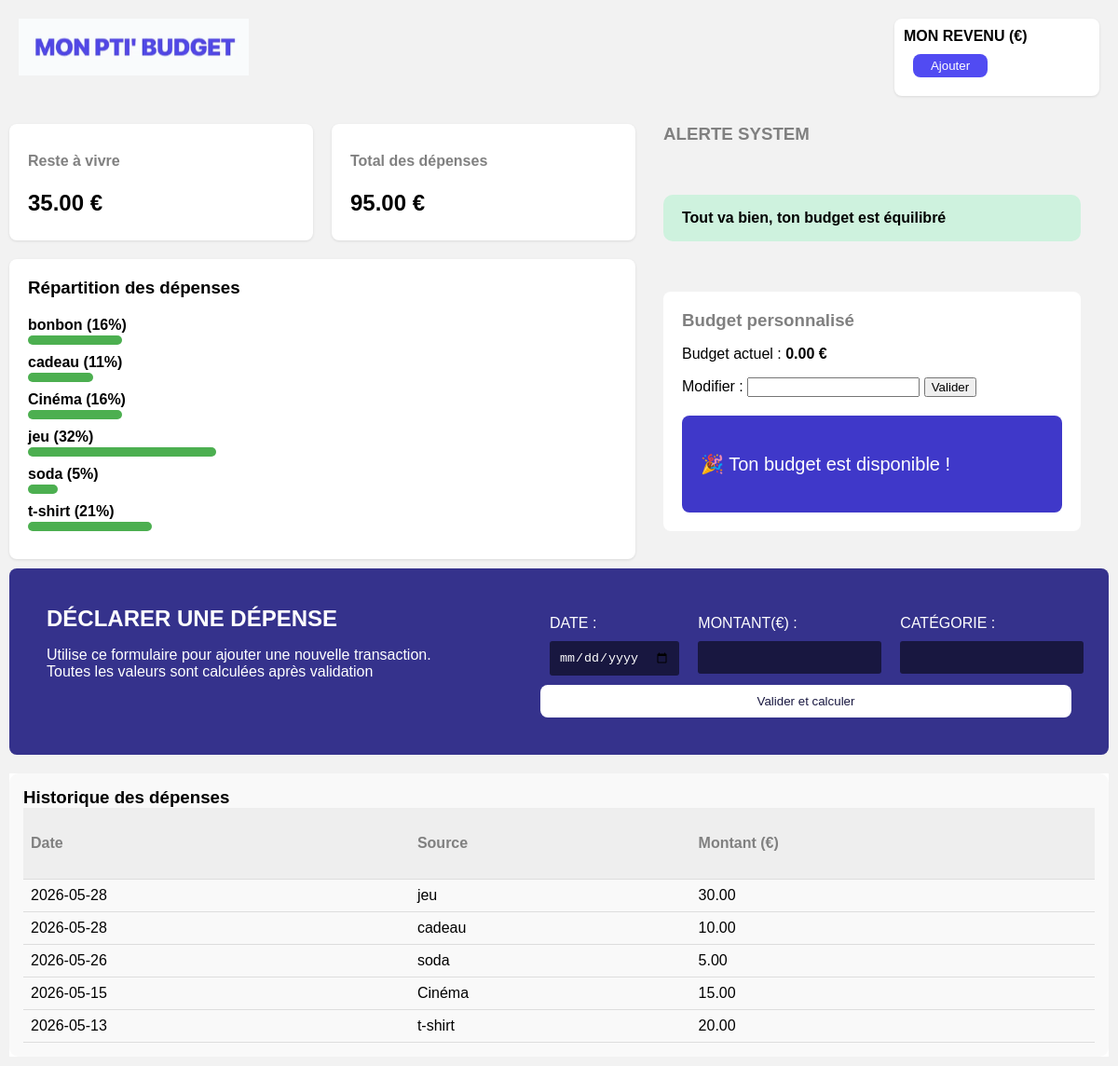
/index.php (signed in), run on the app's committed database.
### tables this page shows
CREATE TABLE IF NOT EXISTS `users` (
  `id` int NOT NULL AUTO_INCREMENT,
  `email` varchar(255) NOT NULL,
  `password` varchar(255) NOT NULL,
  `budget_perso` decimal(10,2) DEFAULT NULL,
  PRIMARY KEY (`id`)
);

CREATE TABLE IF NOT EXISTS `depenses` (
  `id` int NOT NULL AUTO_INCREMENT,
  `user_id` int NOT NULL,
  `date_depense` date NOT NULL,
  `montant` decimal(10,2) NOT NULL,
  `source` varchar(255) NOT NULL,
  PRIMARY KEY (`id`),
  KEY `user_id` (`user_id`)
);

### index.php (the view, shortened to what this page needs)
<?php
require_once 'config/database.php';
$user_id = $_SESSION['user_id'];
$requeteDepense = "
    SELECT date_depense, source, montant
    FROM depenses
    WHERE user_id = ?
    ORDER BY date_depense DESC
    LIMIT 5
";
$stmtDepenses = $pdo->prepare($requeteDepense);
$stmtDepenses->execute([$user_id]);
$depenses = $stmtDepenses->fetchAll(PDO::FETCH_ASSOC);
$stmtTotal = $pdo->prepare("SELECT SUM(montant) FROM depenses WHERE user_id = ?");
$stmtTotal->execute([$user_id]);
$totalDepenses = $stmtTotal->fetchColumn();
$stmtCat = $pdo->prepare("
    SELECT source, SUM(montant) as total
    FROM depenses
    WHERE user_id = ?
    GROUP BY source
");
$stmtCat->execute([$user_id]);
$depensesCat = $stmtCat->fetchAll(PDO::FETCH_ASSOC);
$depensesPourcentages = [];
foreach ($depensesCat as $depense) {
    $depensesPourcentages[] = [
        'source' => $depense['source'],
        'total' => $depense['total'],
        'pourcentage' => $totalDepenses > 0 ? round(($depense['total'] / $totalDepenses) * 100) : 0
    ];
}
$stmtRevenus = $pdo->prepare("SELECT SUM(montant) AS total_revenus FROM revenus WHERE user_id = ?");
$stmtRevenus->execute([$user_id]);
$totalRevenus = $stmtRevenus->fetchColumn();
$stmtTotalDepenses = $pdo->prepare("SELECT SUM(montant) AS total_depenses FROM depenses WHERE user_id = ?");
$stmtTotalDepenses->execute([$user_id]);
$totalDepenses = $stmtTotalDepenses->fetchColumn();
$resteAVivre = $totalRevenus - $totalDepenses;
$alerte = "";
$classeAlerte = "";
if ($resteAVivre <= 0) {
    $alerte = "⚠️ Ressource indisponible.";
    $classeAlerte = "alerte-info";
} elseif ($resteAVivre <= 20) {
    $alerte = "⚠️ Attention, ton solde devient très faible.";
    $classeAlerte = "alerte-prevention";
} else {
    $alerte = "Tout va bien, ton budget est équilibré";
    $classeAlerte = "alerte-succes";
}
$queryUser = "
    SELECT budget_perso
    FROM users
    WHERE id = ?
";
$stmtUser = $pdo->prepare($queryUser);
$stmtUser->execute([$user_id]);
$user = $stmtUser->fetch(PDO::FETCH_ASSOC);
$seuilAlerte = $user['budget_perso'];
if ($resteAVivre <= $seuilAlerte) {
    $alerte2 = "⚠️ Ton budget n'est pas encore atteint.";
    $classeAlerte2 = "alerte-prevention";
} else {
    $alerte2 = "🎉 Ton budget est disponible !";
    $classeAlerte2 = "alerte-dispo";
}
?>
<!DOCTYPE html>
<html lang="fr">
<head>
    <link rel="stylesheet" href="assets/css/style.css?v=<?= time(); ?>">
</head>
<body>
    <section class="bloc-header">
        <div>
            <img class="logo" src="assets/img/logo.png">
        </div>
        <div class="item-revenu">
            <strong>MON REVENU (€)</strong>
            <div class="montant">
                <button class="btn-modifier" id="btnModifier">Ajouter</button>
            </div>
        </div>
    </section>
    <section class="bloc-point-depenses">
        <div class="bloc-conteneur">
            <div class="bloc-repartion-depenses">
                <div class="reste-a-vivre">
                    <h4>Reste à vivre</h4>
                    <p><strong><?= number_format($resteAVivre, 2) ?> €</strong></p>
                </div>
                <div class="total-depenses">
                    <h4>Total des dépenses</h4>
                    <p><strong><?= number_format($totalDepenses ?? 0, 2) ?> €</strong></p>
                </div>
            </div>
            <div class="statistiques">
                <h3>Répartition des dépenses</h3>
                <?php foreach ($depensesPourcentages as $dep): ?>
                    <div class="barre-container">
                        <span class="label"><?= htmlspecialchars($dep['source']) ?> (<?= $dep['pourcentage'] ?>%)</span>
                        <div class="barre" style="width: <?= $dep['pourcentage'] ?>%;"></div>
                    </div>
                <?php endforeach; ?>
            </div>
        </div>
        <div class="bloc-notifications">
            <h3>ALERTE SYSTEM</h3>
            <div class="bloc-alerte <?= $classeAlerte ?>">
                    <p><?= $alerte ?></p>
            </div>
            <div class="budget-perso">
            <h3>Budget personnalisé</h3>
            <p>Budget actuel : <strong><?= number_format($seuilAlerte ?? 0, 2) ?> €</strong></p>
                <form method="POST">
                    <label>Modifier :</label>
                    <input type="number" name="budget_perso" min="0" step="0.01" required>
                    <button type="submit" name="btn-montant-perso">Valider</button>
                </form>
                <div class="notif-budget <?= $classeAlerte2 ?>">
                    <p><?= $alerte2 ?></p>
                </div>
            </div>
        </div>
    </section>
    <section class="bloc-declarer-depenses">
        <div class="declarer-infos">
            <h2>DÉCLARER UNE DÉPENSE</h2>
            <p>Utilise ce formulaire pour ajouter une nouvelle transaction.</br>
            Toutes les valeurs sont calculées après validation</p>
        </div>
        <div class="form-depenses">
            <form class="form-inputs" method="POST">
                <div class="form-item-conteneur">
                    <div class="item-form-depenses">
                        <label>DATE :</label>
                        <input class="input-form-depenses" type="date" name="date_depense" required>
                    </div>
                    <div class="item-form-depenses">
                        <label>MONTANT(€) :</label>
                        <input class="input-form-depenses" type="number" name="montant" required>
                    </div>
                    <div class="item-form-depenses">
                        <label>CATÉGORIE :</label>
                        <input class="input-form-depenses" type="text" name="source" required>
                    </div>
                </div>
                <button class="btn-declarer" type="submit">Valider et calculer</button>
            </form>
    </section>
    <section class="bloc-historique-depenses">
        <div class="historique-depenses">
            <h3>Historique des dépenses</h3>
            <?php if (!empty($depenses)): ?>
                <table>
                    <thead>
                        <tr>
                            <th><h4>Date</h4></th>
                            <th><h4>Source</h4></th>
                            <th><h4>Montant (€)</h4></th>
                        </tr>
                    </thead>
                    <tbody>
                        <?php foreach ($depenses as $depense): ?>
                            <tr>
                                <td><?= htmlspecialchars($depense['date_depense']) ?></td>
                                <td><?= htmlspecialchars($depense['source']) ?></td>
                                <td><?= number_format($depense['montant'], 2) ?></td>
                            </tr>
                        <?php endforeach; ?>
                    </tbody>
                </table>
            <?php else: ?>
                <p>Aucune dépense enregistrée.</p>
            <?php endif; ?>
        </div>
    </section>
</body>
</html>

### assets/css/style.css (style rules this page uses)
body { margin: 0; padding: 0; font-family: Arial, Helvetica, sans-serif; background: #F2F2F2; }
h2 { margin: 0; }
h3 { margin:0; }
h4 { color:grey; }
.logo { margin: 20px; }
.bloc-header { width: 100%; display: flex; justify-content: space-between; }
.item-revenu { width: 200px; margin: 20px; padding: 10px; border-radius: 8px; background-color: white; box-shadow: 0px 1px 3px rgba(0,0,0,0.1); }
.btn-modifier { width: 80px; padding: 5px; border: none; border-radius: 8px; color: white; background-color: #514BF2; }
.montant { display: flex; justify-content: space-between; padding: 10px; }
.bloc-point-depenses { display: flex; width: auto; margin: 10px; }
.bloc-conteneur { display: flex; flex-direction: column; width: 60%; }
.bloc-repartion-depenses { display: flex; }
.reste-a-vivre { width: 50%; background-color: white; margin-right: 10px; padding:10px 0px 10px 20px; border-radius: 8px; box-shadow: 0px 1px 3px rgba(0,0,0,0.1); }
.reste-a-vivre strong { font-size: 24px; }
.total-depenses { width: 50%; background-color: white; margin-left: 10px; padding:10px 0px 10px 20px; border-radius: 8px; box-shadow: 0px 1px 3px rgba(0,0,0,0.1); }
.total-depenses strong { font-size: 24px; }
.statistiques { background-color: white; margin-top: 20px; padding:20px; border-radius: 8px; box-shadow: 0px 1px 3px rgba(0,0,0,0.1); }
.statistiques h3 { margin-bottom: 20px; }
.barre-container { margin-bottom: 10px; }
.label { display: block; margin-bottom: 2px; font-weight: bold; }
.barre { height: 10px; background-color: #4CAF50; border-radius: 8px; }
.bloc-notifications { width: 40%; display: flex; flex-direction: column; justify-content: space-between; margin: 0 10px 10px 10px; padding:0 20px 20px 20px; }
.bloc-notifications h3 { color:grey; }
.bloc-alerte { margin: 20px 0; padding: 0px 20px; border-radius: 10px; font-weight: bold; }
.alerte-succes { background-color: #CEF2DE; }
.alerte-dispo { font-size: 20px; animation: zoom 2s infinite alternate; }
.budget-perso { padding:20px; border-radius: 8px; background-color: white; }
.notif-budget { background-color: #3f38c9; color:white; border-radius: 8px; margin-top: 20px; padding:20px; font-size: 20px; }
.bloc-declarer-depenses { display: flex; justify-content: space-between; margin: 10px; padding: 20px; border-radius: 8px; background-color: #35328C; color: white; }
.bloc-declarer-depenses h2 { color: white; }
.declarer-infos { padding: 20px; }
.form-depenses { width: 50%; padding: 20px; }
.form-item-conteneur { display: flex; }
.form-inputs { display: flex; flex-direction: column; justify-content: space-between; }
.input-form-depenses { padding: 10px; margin-top: 10px; border:none; border-radius: 3px; background-color:#181740; color:white; }
.item-form-depenses { width:100%; display:flex; flex-direction: column; margin: 10px; }
.btn-declarer { width: 100%; padding: 10px 5px; border: none; border-radius: 8px; color:#181740; background-color: white; }
.bloc-historique-depenses { background-color: white; margin: 10px; }
.historique-depenses { margin-top: 20px; padding: 15px; border-radius: 10px; background-color: #f9f9f9; }
.historique-depenses table { width: 100%; border-collapse: collapse; }
.historique-depenses th, .historique-depenses td { padding: 8px; border-bottom: 1px solid #ddd; text-align: left; }
.historique-depenses th { background-color: #eee; }

### data on the page
users: budget_perso "0.00"
depenses: date_depense "2026-05-28", source "jeu", montant "30.00"
depenses: date_depense "2026-05-28", source "cadeau", montant "10.00"
depenses: date_depense "2026-05-26", source "soda", montant "5.00"
depenses: date_depense "2026-05-15", source "Cinéma", montant "15.00"
depenses: date_depense "2026-05-13", source "t-shirt", montant "20.00"

### other printed values
$resteAVivre "35.00"
$totalDepenses "95.00"
$dep['source'] "bonbon"
$dep['pourcentage'] "16"
$dep['source'] "cadeau"
$dep['pourcentage'] "11"
$dep['source'] "Cinéma"
$dep['source'] "jeu"
$dep['pourcentage'] "32"
$dep['source'] "soda"
$dep['pourcentage'] "5"
$dep['source'] "t-shirt"
$dep['pourcentage'] "21"
$alerte "Tout va bien, ton budget est équilibré"
$alerte2 "🎉 Ton budget est disponible !"
